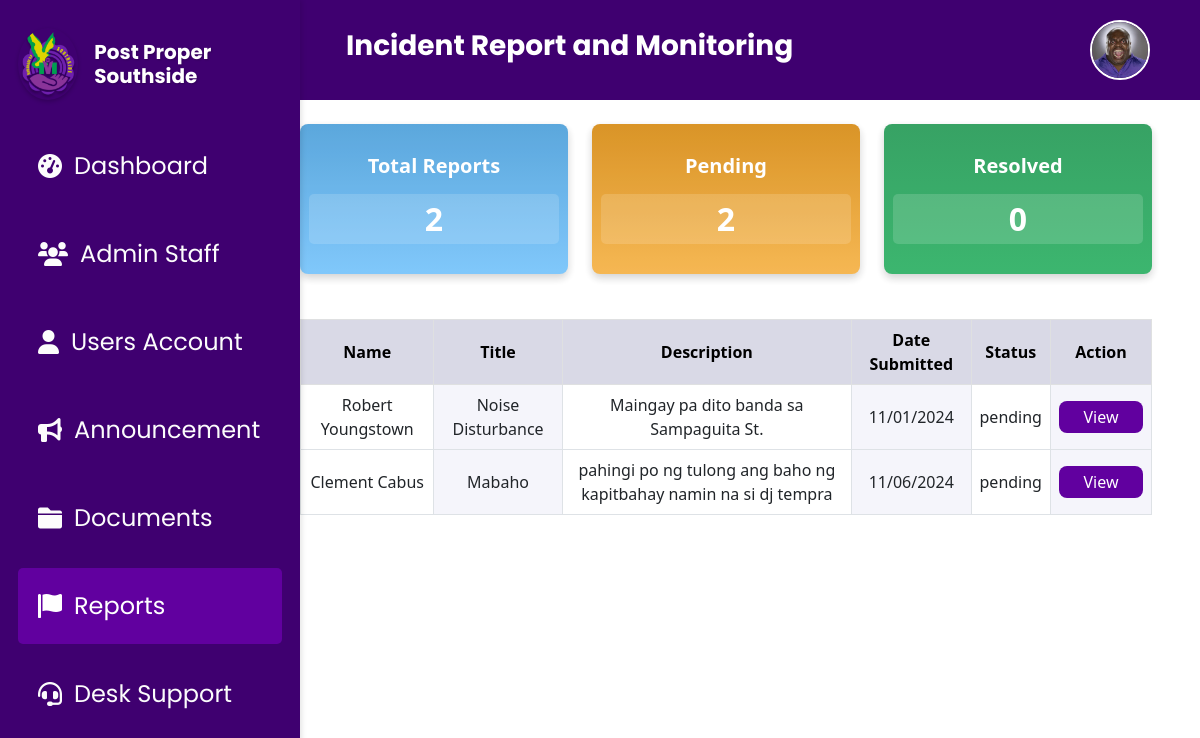
/reports.php (signed in), run on an earlier commit of the app's database.
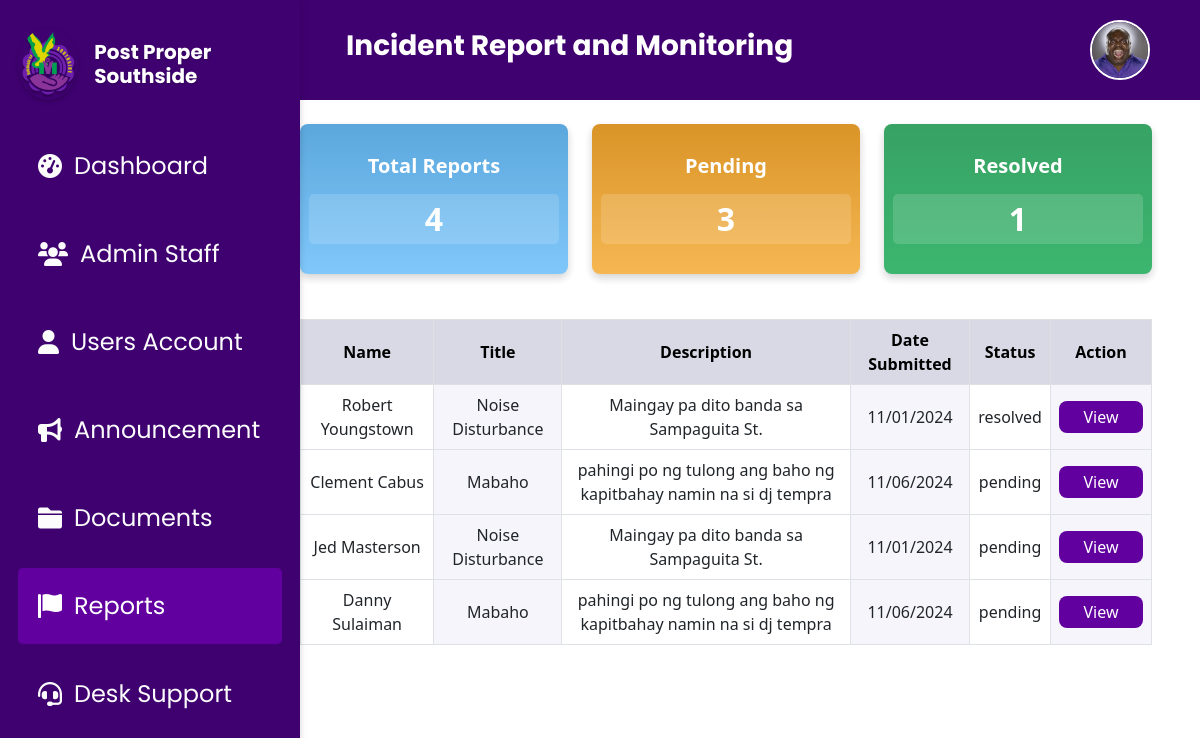
And on a later commit of the database.
### tables this page shows
CREATE TABLE `incident_reports` (
  `id` int(11) NOT NULL,
  `name` varchar(255) NOT NULL,
  `title` varchar(255) NOT NULL,
  `description` text NOT NULL,
  `incident_picture` varchar(255) NOT NULL,
  `date_submitted` datetime NOT NULL,
  `status` varchar(50) NOT NULL
);

### reports.php (the view, shortened to what this page needs)
<?php
include 'db.php';
try {
    $sqlTotal = "SELECT COUNT(*) AS count FROM incident_reports";
    $stmtTotal = $conn->prepare($sqlTotal);
    $stmtTotal->execute();
    $totalReports = $stmtTotal->fetch(PDO::FETCH_ASSOC)['count'];
    $sqlPending = "SELECT COUNT(*) AS count FROM incident_reports WHERE LOWER(status) = 'pending'";
    $stmtPending = $conn->prepare($sqlPending);
    $stmtPending->execute();
    $pendingReports = $stmtPending->fetch(PDO::FETCH_ASSOC)['count'];
    $sqlResolved = "SELECT COUNT(*) AS count FROM incident_reports WHERE LOWER(status) = 'resolved'";
    $stmtResolved = $conn->prepare($sqlResolved);
    $stmtResolved->execute();
    $resolvedReports = $stmtResolved->fetch(PDO::FETCH_ASSOC)['count'];
    $sqlReports = "SELECT id, name, title, description, date_submitted, status FROM incident_reports";
    $stmtReports = $conn->prepare($sqlReports);
    $stmtReports->execute();
    $reports = $stmtReports->fetchAll(PDO::FETCH_ASSOC);
} catch (PDOException $e) {
    echo "Error: " . $e->getMessage();
}
?>
<!DOCTYPE html>
<html lang="en">
<head>
    <link href="https://cdn.jsdelivr.net/npm/bootstrap@5.3.0/dist/css/bootstrap.min.css" rel="stylesheet">
    <link rel="stylesheet" href="css/Reports.css">
</head>
<body>
<?php
    include 'header.php';
?>
<?php include 'sidebar.php'; ?>
<div class="main-content p-4">
    <div class="container">
        <div class="row justify-content-center" style="margin-bottom: 2.813rem;">
            <div class="col-md-4">
                <div class="stat-box total-reports bg-primary text-center py-3">
                    <h4>Total Reports</h4>
                    <div class="stat-number"><?php echo $totalReports; ?></div>
                </div>
            </div>
            <div class="col-md-4">
                <div class="stat-box pending bg-success text-center py-3">
                    <h4>Pending</h4>
                    <div class="stat-number"><?php echo $pendingReports; ?></div>
                </div>
            </div>
            <div class="col-md-4">
                <div class="stat-box resolved bg-secondary text-center py-3">
                    <h4>Resolved</h4>
                    <div class="stat-number"><?php echo $resolvedReports; ?></div>
                </div>
            </div>
        </div>
        <table class="table table-bordered">
            <thead class="table-light">
                <tr>
                    <th>Name</th>
                    <th>Title</th>
                    <th>Description</th>
                    <th>Date Submitted</th>
                    <th>Status</th>
                    <th>Action</th>
                </tr>
            </thead>
            <tbody>
                <?php foreach ($reports as $report): ?>
                    <tr>
                        <td><?php echo htmlspecialchars($report['name']); ?></td>
                        <td><?php echo htmlspecialchars($report['title']); ?></td>
                        <td><?php echo htmlspecialchars($report['description']); ?></td>
                        <td><?php echo date('m/d/Y', strtotime($report['date_submitted'])); ?></td>
                        <td><?php echo htmlspecialchars($report['status']); ?></td>
                        <td><a href="report_verify.php?id=<?php echo $report['id']; ?>" class="action-button">View</a></td>
                    </tr>
                <?php endforeach; ?>
            </tbody>
        </table>
    </div>
</div>
</body>
</html>

What changed in the data, as far as the page shows it:
changed incident_reports "Robert Youngstown": status "pending" → "resolved"
added incident_reports: name "Jed Masterson", title "Noise Disturbance", description "Maingay pa dito banda sa Sampaguita St.", date_submitted "11/01/2024", status "pending"
added incident_reports: name "Danny Sulaiman", title "Mabaho", description "pahingi po ng tulong ang baho ng kapitbahay namin na si dj tempra", date_submitted "11/06/2024", status "pending"
Also different on the page:
$totalReports: "2" → "4"
$pendingReports: "2" → "3"
$resolvedReports: "0" → "1"
